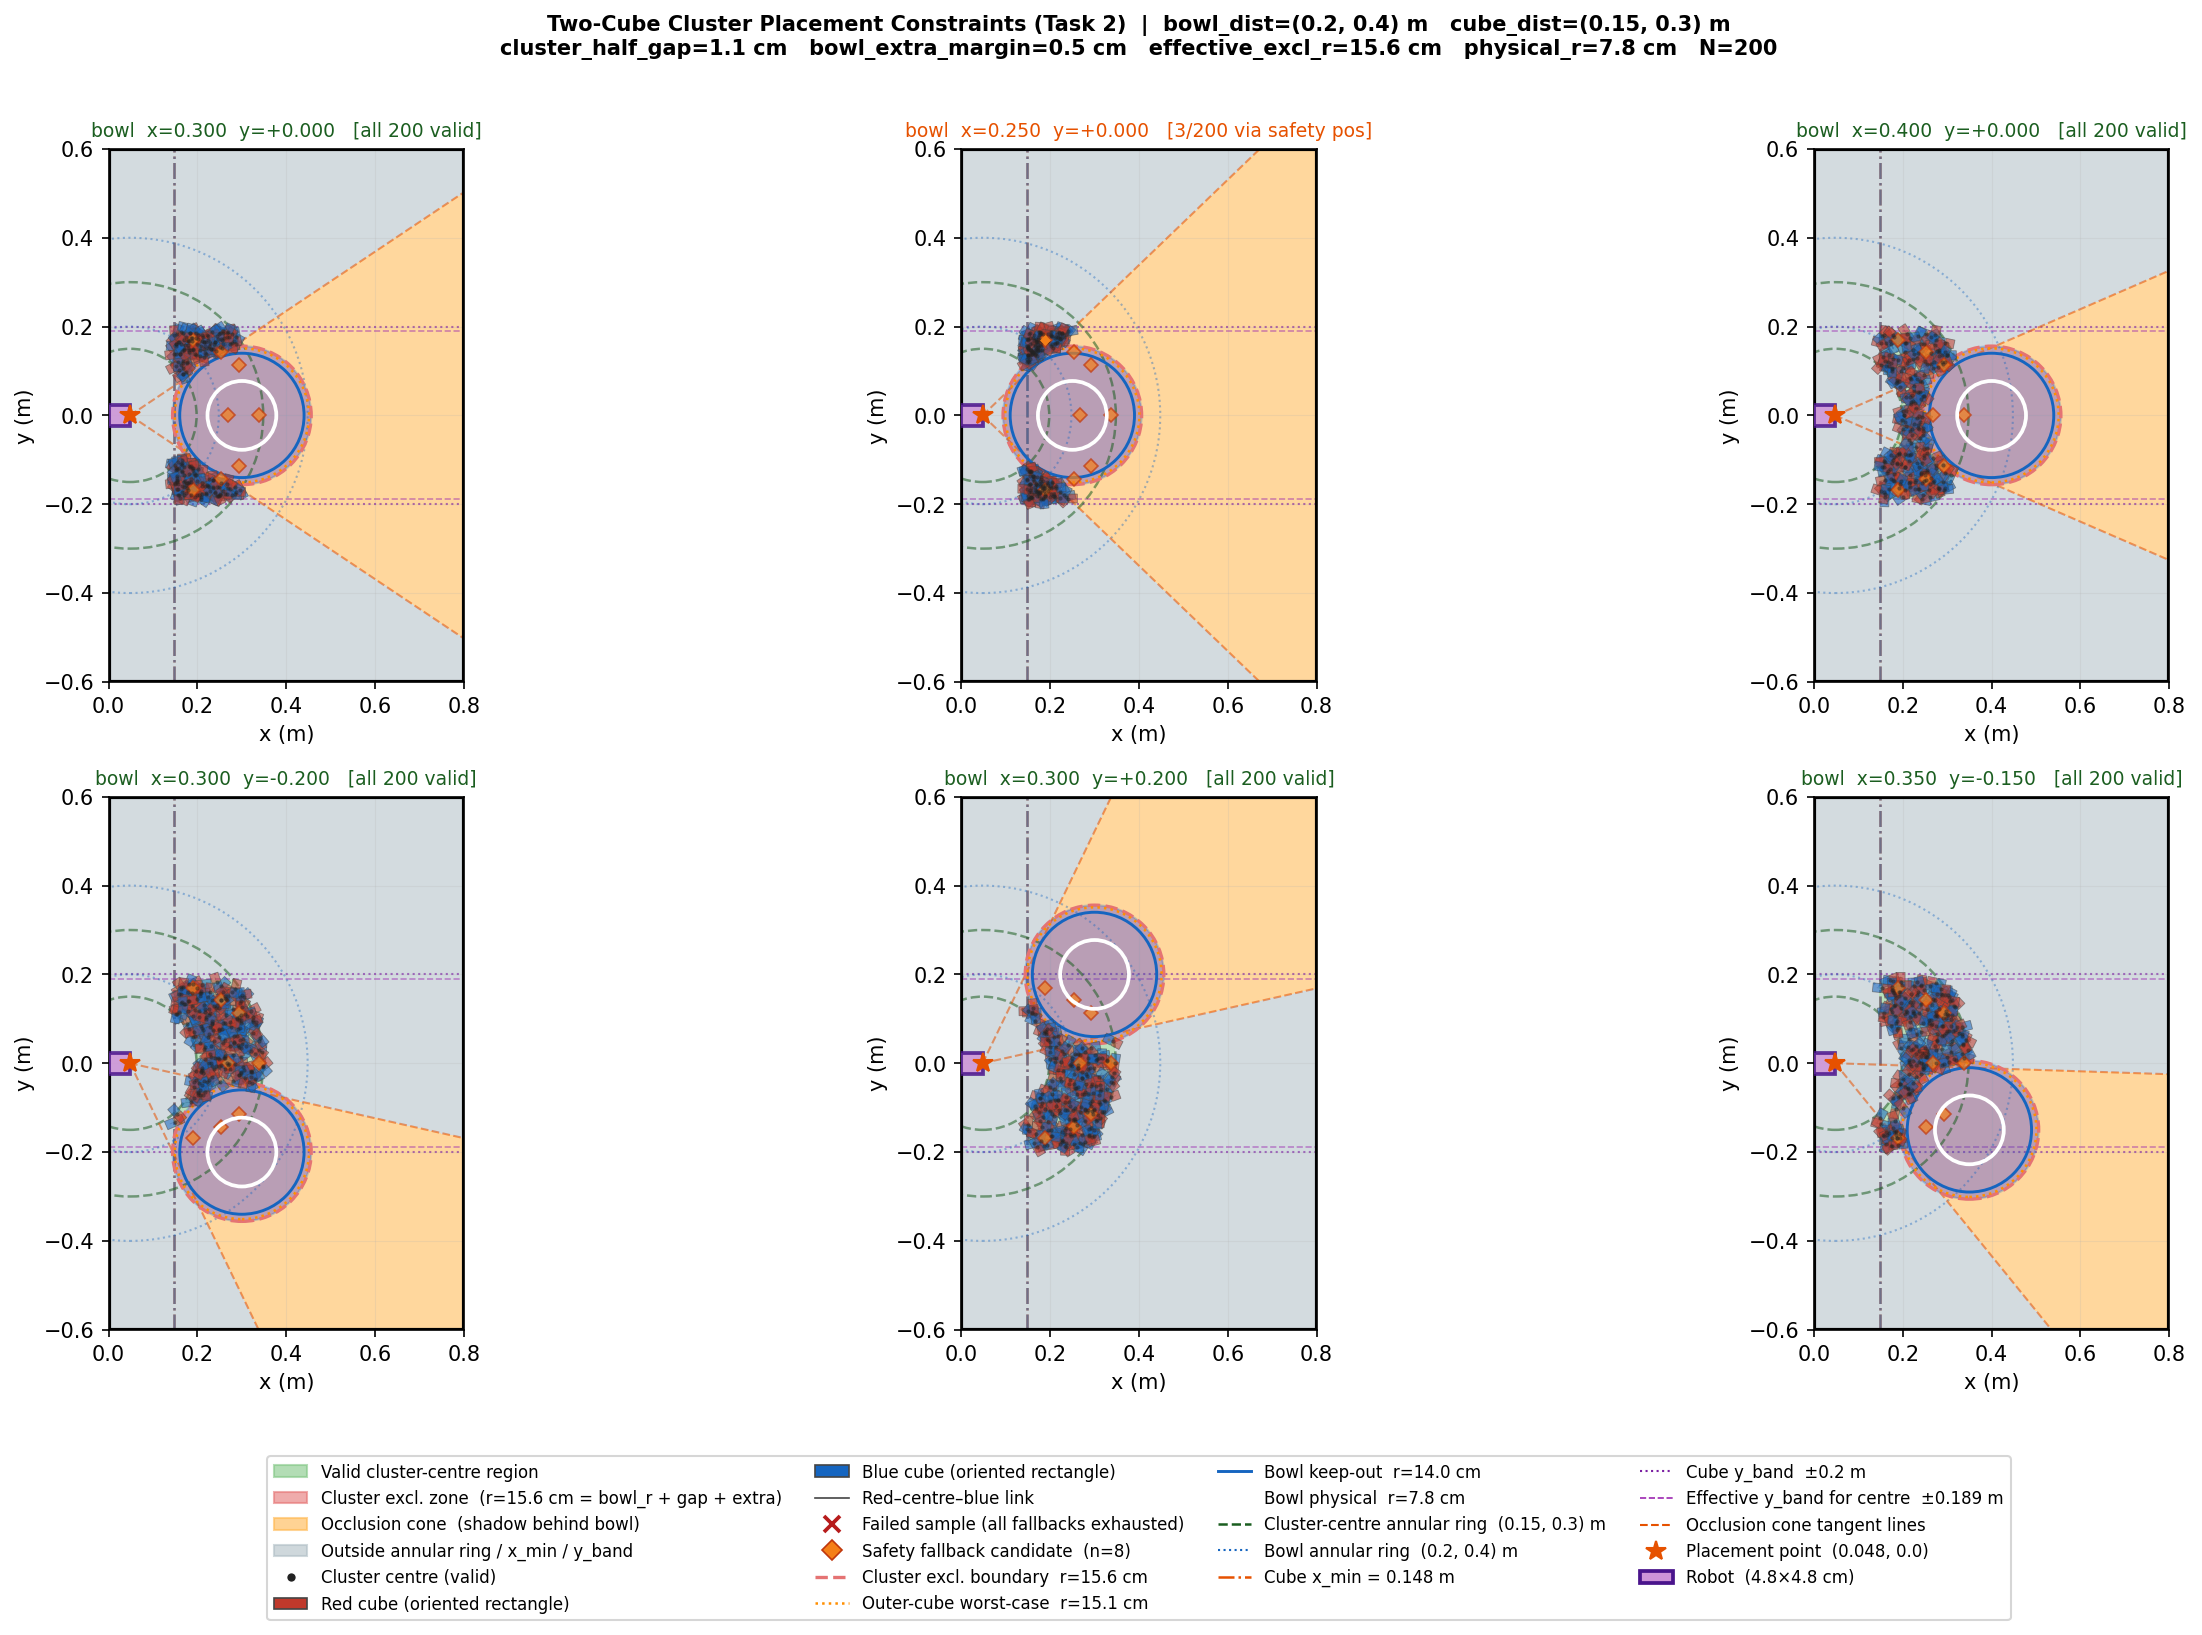

The Python source for this figure:
#!/usr/bin/env python3
"""Visualise bowl and two-cube cluster placement constraints for Task 2.

The cluster centre is sampled with the same annular-ring / occlusion-cone approach
as the single-cube version (see debug/task_1/placement_constraints.py), but with
two key extra checks so that both adjacent cubes are guaranteed to clear the bowl:

  Bowl exclusion radius for the cluster centre:
      BOWL_RADIUS + CLUSTER_HALF_GAP + BOWL_EXTRA_MARGIN
  y-band check for the cluster centre:
      |cy| + CLUSTER_HALF_GAP ≤ CUBE_Y_MAX

After a valid centre is found, red and blue cubes are placed at:
    red  → (cx,  cy ± gap)   (random L/R flip per env)
    blue → (cx,  cy ∓ gap)

Background colour shows valid/invalid cluster-centre regions.
Cluster-centre samples are drawn as small grey circles; the derived red/blue cube
positions are shown as filled squares connected by a thin line.

To preview a parameter change:
  1. Edit the CONFIG block below.
  2. Re-run:  python3 debug/task_2/placement_constraints.py
  Output:    debug/task_2/placement_constraints.png
"""

import math
import os

import matplotlib.patches as mpatches
import matplotlib.pyplot as plt
import numpy as np
import torch
from matplotlib.colors import BoundaryNorm, ListedColormap

# ══ CONFIG ════════════════════════════════════════════════════════════════════

# Table extent (metres) — x = depth (robot sits at low-x end), y = lateral width
TABLE_X = (0.0, 0.8)
TABLE_Y = (-0.6, 0.6)

# Robot footprint (visualisation only)
ROBOT_SIZE   = 0.048          # side length (m)
ROBOT_CENTER = (0.024, 0.0)

# Placement point — first revolute joint; all radial distances measured from here
PLACEMENT_POINT = (0.048, 0.0)

# ── Bowl ──────────────────────────────────────────────────────────────────────
BOWL_PHYSICAL_RADIUS = 0.0775  # real physical bowl radius (m)
BOWL_RADIUS       = 0.14     # keep-out + cone half-width (m)
BOWL_DIST_RANGE   = (0.20, 0.40)
BOWL_X_MIN        = 0.148
BOWL_Y_CONSTRAINT = True
BOWL_Y_MAX        = 0.20

# ── Two-cube cluster ───────────────────────────────────────────────────────────
CUBE_DIST_RANGE   = (0.15, 0.30)
CUBE_X_MIN        = 0.148
CUBE_Y_CONSTRAINT = True
CUBE_Y_MAX        = 0.20
CLUSTER_HALF_GAP  = 0.011   # half-separation between the two cubes along y (m) — cube half-width + 1 mm
BOWL_EXTRA_MARGIN = 0.005   # extra safety buffer on top of bowl_radius + gap (m)

# Effective bowl exclusion radius for the cluster centre:
#   outer cube worst-case distance from bowl = excl_r - gap = bowl_r + extra_margin
CLUSTER_EXCL_RADIUS = BOWL_RADIUS + CLUSTER_HALF_GAP + BOWL_EXTRA_MARGIN

# ── Rejection sampling ────────────────────────────────────────────────────────
MAX_PLACEMENT_TRIES  = 200
SAFE_FALLBACK_AFTER  = 100
N_SAMPLES            = 200
RANDOM_SEED          = 42

# ── Safety positions (cluster centres) ────────────────────────────────────────
SAFETY_POSITIONS = [
    (0.268, +0.000),
    (0.253, +0.143),
    (0.253, -0.143),
    (0.293, +0.114),
    (0.293, -0.114),
    (0.338, +0.000),
    (0.189, +0.169),
    (0.189, -0.169),
]

# ══ BOWL TEST POSITIONS ═══════════════════════════════════════════════════════
BOWL_POSITIONS = [
    (0.30,  0.00),
    (0.25,  0.00),
    (0.40,  0.00),
    (0.30, -0.20),
    (0.30, +0.20),
    (0.35, -0.15),
]

_px, _py = float(PLACEMENT_POINT[0]), float(PLACEMENT_POINT[1])

# ══ GRID ══════════════════════════════════════════════════════════════════════
RES = 600

_xs = torch.linspace(TABLE_X[0], TABLE_X[1], RES)
_ys = torch.linspace(TABLE_Y[0], TABLE_Y[1], RES)
_YY_t, _XX_t = torch.meshgrid(_ys, _xs, indexing="ij")

_on_table = (
    (_XX_t >= TABLE_X[0]) & (_XX_t <= TABLE_X[1]) &
    (_YY_t >= TABLE_Y[0]) & (_YY_t <= TABLE_Y[1])
)

# ══ CONSTRAINT LOGIC ══════════════════════════════════════════════════════════

def _in_occlusion_cone(
    cx: torch.Tensor,
    cy: torch.Tensor,
    bowl_x: float,
    bowl_y: float,
) -> torch.Tensor:
    """True where the point (cx, cy) is occluded behind the bowl from placement_point."""
    vc_x = cx - _px
    vc_y = cy - _py
    vb_x = bowl_x - _px
    vb_y = bowl_y - _py
    d_c = torch.sqrt(vc_x**2 + vc_y**2).clamp(min=1e-9)
    vc_hat_x = vc_x / d_c
    vc_hat_y = vc_y / d_c
    proj = vb_x * vc_hat_x + vb_y * vc_hat_y
    perp = torch.abs(vb_x * vc_hat_y - vb_y * vc_hat_x)
    return (perp < BOWL_RADIUS) & (proj > 0.0) & (proj < d_c)


def _cluster_center_constraints(
    cx: torch.Tensor,
    cy: torch.Tensor,
    bowl_x: float,
    bowl_y: float,
) -> dict[str, torch.Tensor]:
    """Evaluate each constraint for the cluster centre position.

    The bowl exclusion and y-band are expanded by CLUSTER_HALF_GAP (+extra margin)
    so both derived cube positions are guaranteed to satisfy the original constraints.
    """
    d = torch.sqrt((cx - _px)**2 + (cy - _py)**2)
    return {
        "radius":  (d >= CUBE_DIST_RANGE[0]) & (d <= CUBE_DIST_RANGE[1]),
        "x_min":   cx >= CUBE_X_MIN,
        # Expanded exclusion: cluster_excl_radius ensures outer cube clears the bowl
        "box":     torch.sqrt((cx - bowl_x)**2 + (cy - bowl_y)**2) > CLUSTER_EXCL_RADIUS,
        "cone":    ~_in_occlusion_cone(cx, cy, bowl_x, bowl_y),
        # Expanded y-band: |cy| + gap ≤ y_max ensures both cubes stay within band
        "y_band":  (torch.abs(cy) + CLUSTER_HALF_GAP <= CUBE_Y_MAX) if CUBE_Y_CONSTRAINT
                   else torch.ones_like(cx, dtype=torch.bool),
    }


def check_validity_grid(
    bowl_x: float, bowl_y: float
) -> tuple[torch.Tensor, torch.Tensor, torch.Tensor]:
    """Evaluate cluster-centre constraints on the (RES, RES) grid."""
    c = _cluster_center_constraints(_XX_t, _YY_t, bowl_x, bowl_y)
    in_box  = ~c["box"]
    in_cone = c["box"] & ~c["cone"]
    valid   = c["radius"] & c["x_min"] & c["box"] & c["cone"] & c["y_band"]
    return valid, in_box, in_cone


def sample_cluster_positions(
    bowl_x: float, bowl_y: float
) -> tuple[torch.Tensor, torch.Tensor, torch.Tensor, torch.Tensor, torch.Tensor, torch.Tensor]:
    """Rejection-sample N_SAMPLES cluster centres, then derive red/blue cube positions.

    Returns:
        centers        (N, 2)  cluster centre positions
        red_xy         (N, 2)  red cube positions
        blue_xy        (N, 2)  blue cube positions
        cluster_angles (N,)    shared z-rotation for each pair (radians)
        failed         (N,)    True where even safety positions did not help
        used_safety    (N,)    True where a safety position was used
    """
    n = N_SAMPLES
    r_lo, r_hi = CUBE_DIST_RANGE

    def _sample_annulus(count: int) -> torch.Tensor:
        angle = torch.rand(count) * (2.0 * math.pi)
        r = torch.sqrt(torch.rand(count) * (r_hi**2 - r_lo**2) + r_lo**2)
        return torch.stack([_px + r * torch.cos(angle),
                            _py + r * torch.sin(angle)], dim=1)

    def check_validity(xy: torch.Tensor) -> torch.Tensor:
        c = _cluster_center_constraints(xy[:, 0], xy[:, 1], bowl_x, bowl_y)
        return c["radius"] & c["x_min"] & c["box"] & c["cone"] & c["y_band"]

    centers = _sample_annulus(n)
    needs_resample = ~check_validity(centers)
    used_safety = torch.zeros(n, dtype=torch.bool)

    # Phase 1: random rejection sampling
    for _ in range(SAFE_FALLBACK_AFTER):
        if not needs_resample.any():
            break
        new_xy = _sample_annulus(n)
        centers[needs_resample] = new_xy[needs_resample]
        needs_resample[needs_resample.clone()] = ~check_validity(centers)[needs_resample]

    # Phase 2: safety position fallback
    if needs_resample.any():
        for sx, sy in SAFETY_POSITIONS:
            sp = torch.tensor([[sx, sy]])
            if check_validity(sp)[0]:
                count = int(needs_resample.sum().item())
                centers[needs_resample] = sp.expand(count, 2)
                used_safety[needs_resample] = True
                needs_resample[:] = False
                break

    # One shared cluster rotation per sample; offset axis is rotated by that angle
    cluster_angles = torch.rand(n) * (2.0 * math.pi)
    gap = CLUSTER_HALF_GAP
    flip = torch.rand(n) > 0.5
    sign = torch.where(flip, torch.ones(n), -torch.ones(n))
    offset_x = -sign * gap * torch.sin(cluster_angles)
    offset_y =  sign * gap * torch.cos(cluster_angles)
    red_xy  = torch.stack([centers[:, 0] + offset_x, centers[:, 1] + offset_y], dim=1)
    blue_xy = torch.stack([centers[:, 0] - offset_x, centers[:, 1] - offset_y], dim=1)

    return centers, red_xy, blue_xy, cluster_angles, needs_resample, used_safety


def _oriented_rect_corners(cx: float, cy: float, angle: float, half: float = 0.01) -> np.ndarray:
    """Return (4, 2) array of corners for a square of side 2*half centred at (cx,cy), rotated by angle."""
    local = np.array([[-half, -half], [+half, -half], [+half, +half], [-half, +half]])
    c, s = math.cos(angle), math.sin(angle)
    rot = np.array([[c, -s], [s, c]])
    return local @ rot.T + np.array([cx, cy])


# ══ COLOUR SCHEME ════════════════════════════════════════════════════════════
# 0=off-table | 1=valid cluster centre | 2=out-of-range | 3=cone | 4=bowl-excl
CMAP = ListedColormap(["#d4d4d4", "#81c784", "#b0bec5", "#ffb74d", "#e57373"])
NORM = BoundaryNorm([-0.5, 0.5, 1.5, 2.5, 3.5, 4.5], CMAP.N)

# ══ PLOT ══════════════════════════════════════════════════════════════════════
if RANDOM_SEED is not None:
    torch.manual_seed(RANDOM_SEED)

fig, axes = plt.subplots(2, 3, figsize=(18, 11))
fig.suptitle(
    f"Two-Cube Cluster Placement Constraints (Task 2)  |  "
    f"bowl_dist={BOWL_DIST_RANGE} m   cube_dist={CUBE_DIST_RANGE} m\n"
    f"cluster_half_gap={CLUSTER_HALF_GAP*100:.1f} cm   bowl_extra_margin={BOWL_EXTRA_MARGIN*100:.1f} cm   "
    f"effective_excl_r={CLUSTER_EXCL_RADIUS*100:.1f} cm   physical_r={BOWL_PHYSICAL_RADIUS*100:.1f} cm   "
    f"N={N_SAMPLES}",
    fontsize=10, fontweight="bold",
)

_xs_np = _xs.numpy()
_ys_np = _ys.numpy()

for ax, (bowl_x, bowl_y) in zip(axes.flat, BOWL_POSITIONS):

    # ── Background constraint regions (for cluster centre) ────────────────────
    valid_grid, in_box_grid, in_cone_grid = check_validity_grid(bowl_x, bowl_y)

    region = torch.zeros(RES, RES, dtype=torch.int32)
    region[_on_table]                    = 2
    region[_on_table & in_cone_grid]     = 3
    region[_on_table & in_box_grid]      = 4
    region[_on_table & valid_grid]       = 1

    ax.pcolormesh(_xs_np, _ys_np, region.numpy(),
                  cmap=CMAP, norm=NORM, shading="auto", rasterized=True, alpha=0.55)

    # ── Sample cluster centres and derive cube positions ──────────────────────
    centers, red_xy, blue_xy, angles, failed, used_safety = sample_cluster_positions(bowl_x, bowl_y)
    n_failed  = int(failed.sum().item())
    n_safety  = int(used_safety.sum().item())

    centers_np = centers.numpy()
    red_np     = red_xy.numpy()
    blue_np    = blue_xy.numpy()
    angles_np  = angles.numpy()
    valid_mask  = (~failed & ~used_safety).numpy()
    safety_mask = used_safety.numpy()
    failed_mask = failed.numpy()

    # Draw oriented cube rectangles + connecting line for each sample
    for i in range(N_SAMPLES):
        if valid_mask[i]:
            edge_color = "#444444"
            r_face, b_face = "#c0392b", "#1565c0"
            alpha = 0.55
        elif safety_mask[i]:
            edge_color = "#bf360c"
            r_face, b_face = "#ffb74d", "#81d4fa"
            alpha = 0.70
        else:
            edge_color = "#b71c1c"
            r_face, b_face = "#ef9a9a", "#90caf9"
            alpha = 0.50

        angle = angles_np[i]
        # Connecting line through cluster centre
        ax.plot([red_np[i, 0], blue_np[i, 0]],
                [red_np[i, 1], blue_np[i, 1]],
                color=edge_color, linewidth=0.4, alpha=alpha * 0.6, zorder=5)
        # Oriented rectangles
        r_corners = _oriented_rect_corners(red_np[i, 0],  red_np[i, 1],  angle)
        b_corners = _oriented_rect_corners(blue_np[i, 0], blue_np[i, 1], angle)
        ax.add_patch(mpatches.Polygon(r_corners, closed=True,
                                      facecolor=r_face, edgecolor=edge_color,
                                      linewidth=0.4, alpha=alpha, zorder=6))
        ax.add_patch(mpatches.Polygon(b_corners, closed=True,
                                      facecolor=b_face, edgecolor=edge_color,
                                      linewidth=0.4, alpha=alpha, zorder=6))

    # Cluster centres (small grey dots on top)
    if valid_mask.any():
        ax.scatter(centers_np[valid_mask, 0], centers_np[valid_mask, 1],
                   c="#222222", s=4, zorder=8, alpha=0.50, linewidths=0)
    if safety_mask.any():
        ax.scatter(centers_np[safety_mask, 0], centers_np[safety_mask, 1],
                   c="#f57f17", s=12, marker="D", zorder=9, alpha=0.85, linewidths=0)
    if failed_mask.any():
        ax.scatter(centers_np[failed_mask, 0], centers_np[failed_mask, 1],
                   c="#b71c1c", s=28, marker="x", linewidths=1.5, zorder=9)

    # ── Safety position candidates ────────────────────────────────────────────
    for sx, sy in SAFETY_POSITIONS:
        ax.plot(sx, sy, marker="D", color="#f57f17", markersize=5,
                markeredgecolor="#bf360c", markeredgewidth=0.8,
                zorder=6, linestyle="None", alpha=0.70)

    # ── Bowl circles ──────────────────────────────────────────────────────────
    # Effective exclusion radius for cluster centre
    ax.add_patch(plt.Circle((bowl_x, bowl_y), CLUSTER_EXCL_RADIUS,
                             color="#1565c0", alpha=0.25, zorder=4))
    ax.add_patch(plt.Circle((bowl_x, bowl_y), CLUSTER_EXCL_RADIUS,
                             fill=False, edgecolor="#e57373",
                             linestyle="--", linewidth=1.6, zorder=5))
    # Inner: bowl_radius + gap (outer cube worst-case reach)
    ax.add_patch(plt.Circle((bowl_x, bowl_y), BOWL_RADIUS + CLUSTER_HALF_GAP,
                             fill=False, edgecolor="#ff8f00",
                             linestyle=":", linewidth=1.2, zorder=5))
    # Bowl keep-out radius
    ax.add_patch(plt.Circle((bowl_x, bowl_y), BOWL_RADIUS,
                             fill=False, edgecolor="#1565c0",
                             linestyle="-", linewidth=1.4, zorder=5))
    # Physical bowl radius
    ax.add_patch(plt.Circle((bowl_x, bowl_y), BOWL_PHYSICAL_RADIUS,
                             fill=False, edgecolor="#ffffff",
                             linestyle="-", linewidth=1.8, zorder=6))

    # ── Annular rings ─────────────────────────────────────────────────────────
    for r in CUBE_DIST_RANGE:
        ax.add_patch(plt.Circle(PLACEMENT_POINT, r,
                                fill=False, edgecolor="#1b5e20",
                                linestyle="--", linewidth=1.2, alpha=0.55, zorder=4))
    for r in BOWL_DIST_RANGE:
        ax.add_patch(plt.Circle(PLACEMENT_POINT, r,
                                fill=False, edgecolor="#1565c0",
                                linestyle=":", linewidth=1.0, alpha=0.40, zorder=4))

    # ── x_min boundaries ──────────────────────────────────────────────────────
    ax.axvline(x=CUBE_X_MIN, color="#e65100", linestyle="-.", linewidth=1.2, alpha=0.70)
    ax.axvline(x=BOWL_X_MIN, color="#1565c0", linestyle="-.", linewidth=1.2, alpha=0.55)

    # ── y-band boundaries (effective ± gap, as seen by the cluster centre) ────
    if CUBE_Y_CONSTRAINT:
        for sign in (+1, -1):
            # Original y_max line
            ax.axhline(y=sign * CUBE_Y_MAX, color="#7b1fa2",
                       linestyle=":", linewidth=1.0, alpha=0.60)
            # Effective y_max for cluster centre (shrunk by gap)
            ax.axhline(y=sign * (CUBE_Y_MAX - CLUSTER_HALF_GAP), color="#9c27b0",
                       linestyle="--", linewidth=0.8, alpha=0.50)

    # ── Occlusion cone tangent lines ──────────────────────────────────────────
    bvx = bowl_x - _px
    bvy = bowl_y - _py
    d_b = math.sqrt(bvx**2 + bvy**2)
    if d_b > BOWL_RADIUS:
        half_angle = math.asin(BOWL_RADIUS / d_b)
        bowl_angle = math.atan2(bvy, bvx)
        for sign in (+1, -1):
            tang = bowl_angle + sign * half_angle
            ax.plot(
                [_px, _px + 1.5 * math.cos(tang)],
                [_py, _py + 1.5 * math.sin(tang)],
                color="#e65100", linestyle="--", linewidth=1.0, alpha=0.55, zorder=4,
            )

    # ── Placement point marker ────────────────────────────────────────────────
    ax.plot(*PLACEMENT_POINT, marker="*", color="#e65100",
            markersize=10, zorder=9, linestyle="None")

    # ── Robot footprint ───────────────────────────────────────────────────────
    _half_r = ROBOT_SIZE / 2
    ax.add_patch(mpatches.Rectangle(
        (ROBOT_CENTER[0] - _half_r, ROBOT_CENTER[1] - _half_r),
        ROBOT_SIZE, ROBOT_SIZE,
        linewidth=1.8, edgecolor="#4a148c", facecolor="#ce93d8",
        alpha=0.85, zorder=5,
    ))

    # ── Table border ──────────────────────────────────────────────────────────
    ax.add_patch(mpatches.Rectangle(
        (TABLE_X[0], TABLE_Y[0]),
        TABLE_X[1] - TABLE_X[0], TABLE_Y[1] - TABLE_Y[0],
        linewidth=2, edgecolor="black", facecolor="none", zorder=4,
    ))

    ax.set_xlim(TABLE_X)
    ax.set_ylim(TABLE_Y)
    ax.set_aspect("equal")
    ax.set_xlabel("x (m)")
    ax.set_ylabel("y (m)")
    ax.grid(True, alpha=0.20, linewidth=0.5)

    if n_failed > 0:
        status_str = f"{n_failed}/{N_SAMPLES} FAILED"
        title_color = "#b71c1c"
    elif n_safety > 0:
        status_str = f"{n_safety}/{N_SAMPLES} via safety pos"
        title_color = "#e65100"
    else:
        status_str = f"all {N_SAMPLES} valid"
        title_color = "#1b5e20"
    ax.set_title(
        f"bowl  x={bowl_x:.3f}  y={bowl_y:+.3f}   [{status_str}]",
        fontsize=9, color=title_color,
    )

# ── Shared legend ─────────────────────────────────────────────────────────────
legend_handles = [
    mpatches.Patch(color="#81c784", alpha=0.6,
                   label="Valid cluster-centre region"),
    mpatches.Patch(color="#e57373", alpha=0.6,
                   label=f"Cluster excl. zone  (r={CLUSTER_EXCL_RADIUS*100:.1f} cm = bowl_r + gap + extra)"),
    mpatches.Patch(color="#ffb74d", alpha=0.6,
                   label="Occlusion cone  (shadow behind bowl)"),
    mpatches.Patch(color="#b0bec5", alpha=0.6,
                   label="Outside annular ring / x_min / y_band"),
    plt.Line2D([0], [0], marker="o", color="w",
               markerfacecolor="#222222", markersize=5,
               label="Cluster centre (valid)"),
    mpatches.Patch(facecolor="#c0392b", edgecolor="#444444", linewidth=0.8,
                   label="Red cube (oriented rectangle)"),
    mpatches.Patch(facecolor="#1565c0", edgecolor="#444444", linewidth=0.8,
                   label="Blue cube (oriented rectangle)"),
    plt.Line2D([0], [0], color="#444444", linewidth=0.8,
               label="Red–centre–blue link"),
    plt.Line2D([0], [0], marker="x", color="#b71c1c", lw=0,
               markersize=8, markeredgewidth=1.8,
               label="Failed sample (all fallbacks exhausted)"),
    plt.Line2D([0], [0], marker="D", color="#f57f17", lw=0,
               markersize=7, markeredgecolor="#bf360c", markeredgewidth=0.8,
               label=f"Safety fallback candidate  (n={len(SAFETY_POSITIONS)})"),
    plt.Line2D([0], [0], color="#e57373", linestyle="--", linewidth=1.6,
               label=f"Cluster excl. boundary  r={CLUSTER_EXCL_RADIUS*100:.1f} cm"),
    plt.Line2D([0], [0], color="#ff8f00", linestyle=":", linewidth=1.2,
               label=f"Outer-cube worst-case  r={( BOWL_RADIUS+CLUSTER_HALF_GAP)*100:.1f} cm"),
    plt.Line2D([0], [0], color="#1565c0", linestyle="-", linewidth=1.4,
               label=f"Bowl keep-out  r={BOWL_RADIUS*100:.1f} cm"),
    plt.Line2D([0], [0], color="#ffffff", linestyle="-", linewidth=1.8,
               label=f"Bowl physical  r={BOWL_PHYSICAL_RADIUS*100:.1f} cm"),
    plt.Line2D([0], [0], color="#1b5e20", linestyle="--", linewidth=1.2,
               label=f"Cluster-centre annular ring  {CUBE_DIST_RANGE} m"),
    plt.Line2D([0], [0], color="#1565c0", linestyle=":", linewidth=1.0,
               label=f"Bowl annular ring  {BOWL_DIST_RANGE} m"),
    plt.Line2D([0], [0], color="#e65100", linestyle="-.", linewidth=1.2,
               label=f"Cube x_min = {CUBE_X_MIN} m"),
    plt.Line2D([0], [0], color="#7b1fa2", linestyle=":", linewidth=1.0,
               label=f"Cube y_band  ±{CUBE_Y_MAX} m"),
    plt.Line2D([0], [0], color="#9c27b0", linestyle="--", linewidth=0.8,
               label=f"Effective y_band for centre  ±{CUBE_Y_MAX - CLUSTER_HALF_GAP:.3f} m"),
    plt.Line2D([0], [0], color="#e65100", linestyle="--", linewidth=1.0,
               label="Occlusion cone tangent lines"),
    plt.Line2D([0], [0], marker="*", color="#e65100", lw=0, markersize=10,
               label=f"Placement point  {PLACEMENT_POINT}"),
    mpatches.Patch(facecolor="#ce93d8", edgecolor="#4a148c", linewidth=1.8,
                   label=f"Robot  ({ROBOT_SIZE*100:.1f}×{ROBOT_SIZE*100:.1f} cm)"),
]
fig.legend(handles=legend_handles, loc="lower center", ncol=4,
           fontsize=8.0, frameon=True, bbox_to_anchor=(0.5, 0.002))

plt.tight_layout(rect=[0, 0.13, 1, 0.97])

out_path = os.path.join(os.path.dirname(__file__), "placement_constraints.png")
plt.savefig(out_path, dpi=150, bbox_inches="tight")
print(f"Saved → {out_path}")
plt.show()
